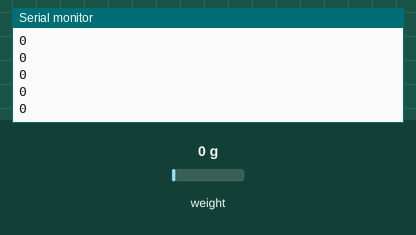
Recording of a sketch running on a simulated Arduino Uno, built with avr-gcc and run on an emulated ATmega328P. On the bench: the last lines printed to the serial monitor. Inputs (shaded band) come from the test bench; at power-on: weight on the scale 0 g.

Above: at 2.2 s.
2.3 s: weight on the scale set to 100 g
At 2.31 s:
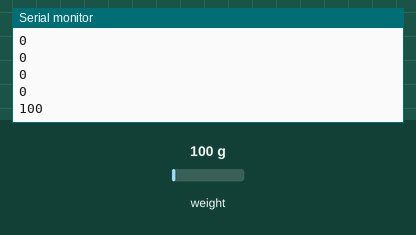
3.8 s: weight on the scale set to 1250 g
At 3.81 s:
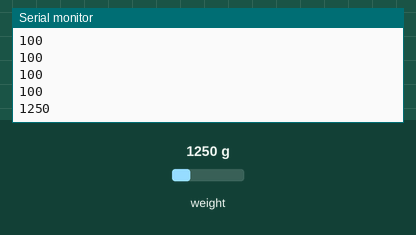
Timing chart, 0 to 6.8 s (numbered marks = the images above; inputs shaded):
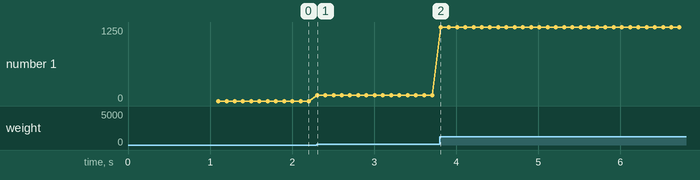

The sketch:

TestHX711.ino
```cpp
#include "HX711.h"
#define DOUT  A0
#define CLK  A1
HX711 scale(DOUT, CLK);
float calibration_factor = 344.10;
int GRAM;

void setup() {
  Serial.begin(9600);
  scale.set_scale();
  scale.tare();
}

void loop() {
  scale.set_scale(calibration_factor);
  GRAM = scale.get_units(), 4;
  Serial.println(GRAM);
}
```

Measured:
- after the input at 2.3 s, the serial monitor: prints a new line at once (image 1)
- after the input at 3.8 s, the serial monitor: prints a new line at once (image 2)
- plotted number 1: 0 → 100 after the input at 2.3 s, 100 → 1250 after the input at 3.8 s
